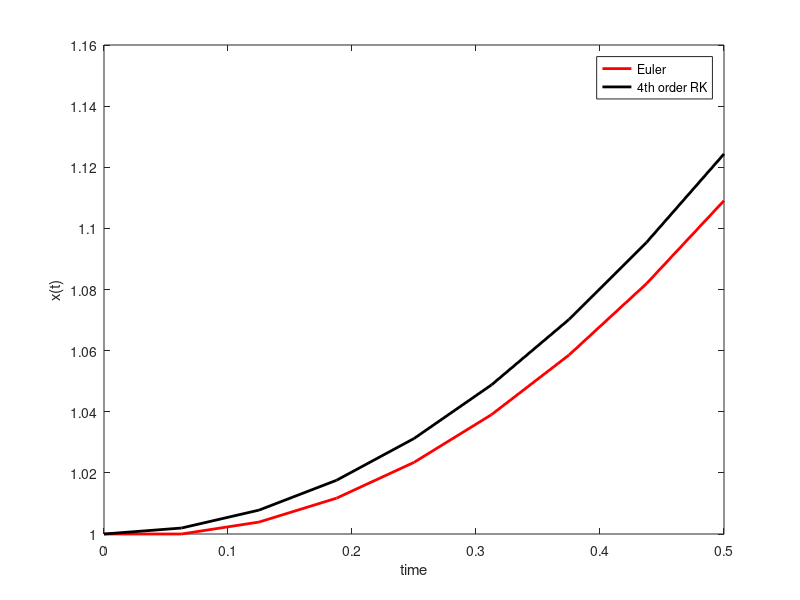

This chart was generated by the following MATLAB code:
clear all

a = @(x,t) t*x*(2 - x);

tic

n = 8;
t0 = 0.; T = .5;
x0 = 1.;

dt = (T-t0)/n;
x = x0*ones(1,n+1);
xrk = x0*ones(1,n+1);
t = t0*ones(1,n+1);

for i = 2:n+1
    t(i) = t(i-1) + dt;
    x(i) = x(i-1) + a(x(i-1), t(i-1))*dt;
    kn1 = a(xrk(i-1), t(i-1));
    kn2 = a(xrk(i-1) + 0.5*kn1*dt, t(i-1) + 0.5*dt);
    kn3 = a(xrk(i-1) + 0.5*kn2*dt, t(i-1) + 0.5*dt);
    kn4 = a(xrk(i-1) + kn3*dt, t(i));
    xrk(i) = xrk(i-1) + 1./6*(kn1 + 2*kn2 + 2*kn3 + kn4)*dt;
end

toc

plot(t,x,'linewidth',2,'-r');hold on;
plot(t,xrk,'linewidth',2,'-k');hold off
legend('Euler','4th order RK');
xlabel('time');ylabel('x(t)');
